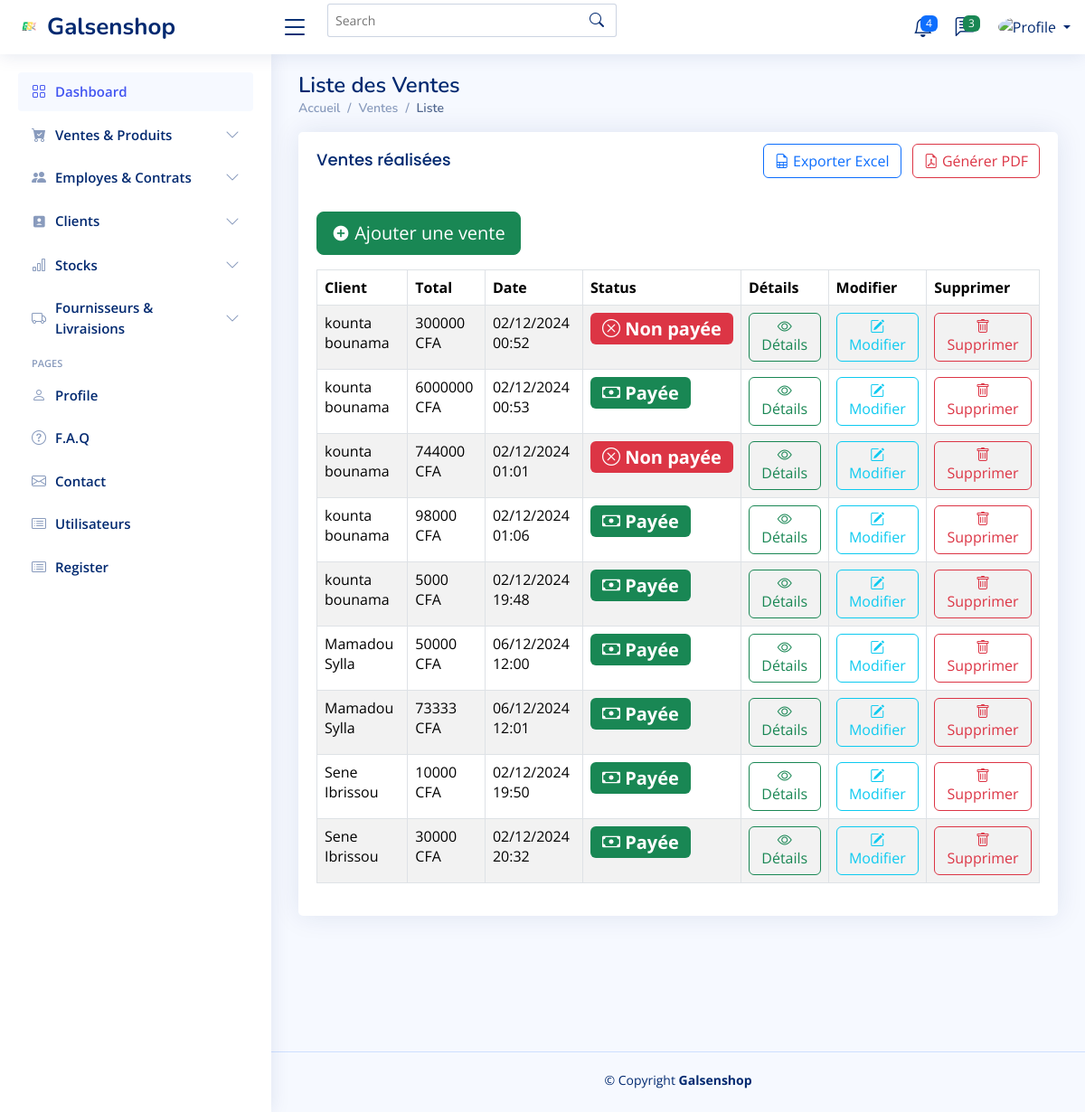
Screenshot of /liste-ventes/ with the database file from the repository.
### application/models.py (models this page shows, shortened)
class Vente(models.Model):
    STATUT_PAIEMENT_CHOICES = [
        ('payee', 'Payée'),
        ('non_payee', 'Non Payée'),
    ]
    client = models.ForeignKey(Client, on_delete=models.CASCADE, related_name='ventes')
    date = models.DateTimeField(auto_now_add=True)
    statut_paiement = models.CharField(
        max_length=10,
        choices=STATUT_PAIEMENT_CHOICES,
        default='non_payee',
        verbose_name=_("Statut Paiement")
    )

class Client(models.Model):
    nom = models.CharField(max_length=100, verbose_name="Nom")
    prenom = models.CharField(max_length=100, verbose_name="Prénom")
    email = models.EmailField(unique=True, verbose_name="Email")
    telephone = models.CharField(max_length=15, verbose_name="Téléphone")
    adresse = models.TextField(verbose_name="Adresse", blank=True, null=True)
    ville = models.CharField(
        max_length=50, verbose_name="Ville", blank=True, null=True)
    pays = models.CharField(
        max_length=50, verbose_name="Pays", blank=True, null=True)
    code_postal = models.CharField(
        max_length=10, verbose_name="Code Postal", blank=True, null=True)
    date_creation = models.DateTimeField(
        auto_now_add=True, verbose_name="Date de Création")
    class Meta:
        verbose_name = "Client"
        verbose_name_plural = "Clients"
        ordering = ['nom']

### application/views.py (the view)
# urls.py: path('liste-ventes/', views.liste_ventes, name='liste_ventes'),    # Voir la liste des ventes
def liste_ventes(request):
    ventes = Vente.objects.annotate(total=Sum(F('ventes_produits__quantite') * F('ventes_produits__prix_unitaire')))
    total_global = ventes.aggregate(total_global=Sum('total'))['total_global'] or 0
    return render(request, "ventes/liste_ventes.html", {"ventes": ventes, "total_global": total_global})

### templates/ventes/liste_ventes.html (shortened to what this page needs)
{% extends "base.html" %} {% load static %} {% block content %}
<main id="main" class="main">
  <div class="pagetitle">
    <h1>Liste des Ventes</h1>
    <nav>
      <ol class="breadcrumb">
        <li class="breadcrumb-item"><a href="{% url 'home' %}">Accueil</a></li>
        <li class="breadcrumb-item">Ventes</li>
        <li class="breadcrumb-item active">Liste</li>
      </ol>
    </nav>
  </div>
  <section class="section">
    <div class="row">
      <div class="col-lg-12">
        <div class="card">
          <div class="card-body">
            <div class="d-flex justify-content-between align-items-center mb-4">
              <h5 class="card-title">Ventes réalisées</h5>
              <div>
                <button
                  type="button"
                  class="btn btn-outline-primary me-2"
                  onclick="window.location.href='{% url 'exporter_excel' %}'"
                >
                  <i class="bi bi-file-earmark-spreadsheet"></i> Exporter Excel
                </button>
                <button
                  type="button"
                  class="btn btn-outline-danger"
                  data-bs-toggle="collapse"
                  data-bs-target="#pdfOptions"
                >
                  <i class="bi bi-file-earmark-pdf"></i> Générer PDF
                </button>
              </div>
            </div>
            <button
              type="button"
              class="btn btn-success btn-lg mb-3"
              onclick="window.location.href='{% url 'ajouter_vente' %}'"
            >
              <i class="ri-add-circle-fill"></i> Ajouter une vente
            </button>
            <table
              class="table table-striped table-bordered table-hover datatable"
            >
              <thead>
                <tr>
                  <th>Client</th>
                  <th>Total</th>
                  <th>Date</th>
                  <th>Status</th>
                  <th>Détails</th>
                  <th>Modifier</th>
                  <th>Supprimer</th>
                </tr>
              </thead>
              <tbody>
                {% for vente in ventes %}
                <tr>
                  <td>{{ vente.client.nom }} {{ vente.client.prenom }}</td>
                  <td>{{ vente.total|floatformat:0 }} CFA</td>
                  <td>{{ vente.date|date:"d/m/Y H:i" }}</td>
                  <td>
                    <span
                      class="badge {% if vente.statut_paiement == 'payee' %}bg-success{% else %}bg-danger{% endif %} fs-5"
                    >
                      {% if vente.statut_paiement == 'payee' %}
                      <i class="bi bi-cash"></i> Payée {% else %}
                      <i class="bi bi-x-circle"></i> Non payée {% endif %}
                    </span>
                  </td>
                  <td>
                    <a
                      href="{% url 'detail_vente' vente.id %}"
                      class="btn btn-outline-success"
                    >
                      <i class="bi bi-eye"></i> Détails
                    </a>
                  </td>
                  <td>
                    <a
                      href="{% url 'modifier_vente' vente.id %}"
                      class="btn btn-outline-info"
                    >
                      <i class="bi bi-pencil-square"></i> Modifier
                    </a>
                  </td>
                  <td>
                    <a
                      href="#"
                      class="btn btn-outline-danger"
                      data-bs-toggle="modal"
                      data-bs-target="#deleteModal{{ vente.id }}"
                    >
                      <i class="bi bi-trash"></i> Supprimer
                    </a>
                  </td>
                </tr>
                {% endfor %}
              </tbody>
            </table>
          </div>
        </div>
      </div>
    </div>
  </section>
</main>
{% endblock content %}

### static/assets/css/style.css (style rules this page uses)
:root { scroll-behavior: smooth; }
body { font-family: "Open Sans", sans-serif; background: #f6f9ff; color: #444444; }
a { color: #4154f1; text-decoration: none; }
h1, h2, h3, h4, h5, h6 { font-family: "Nunito", sans-serif; }
#main { margin-top: 60px; padding: 20px 30px; transition: all 0.3s; }
.pagetitle { margin-bottom: 10px; }
.pagetitle h1 { font-size: 24px; margin-bottom: 0; font-weight: 600; color: #012970; }
.card { margin-bottom: 30px; border: none; border-radius: 5px; box-shadow: 0px 0 30px rgba(1, 41, 112, 0.1); }
.card-title { padding: 20px 0 15px 0; font-size: 18px; font-weight: 500; color: #012970; font-family: "Poppins", sans-serif; }
.card-body { padding: 0 20px 20px 20px; }
.breadcrumb { font-size: 14px; font-family: "Nunito", sans-serif; color: #899bbd; font-weight: 600; }
.breadcrumb a { color: #899bbd; transition: 0.3s; }
.breadcrumb .breadcrumb-item::before { color: #899bbd; }
.breadcrumb .active { color: #51678f; font-weight: 600; }
@media (min-width: 1200px) { #main, #footer { margin-left: 300px; } }

### rows the page displays
Vente: client.nom "kounta", client.prenom "bounama", total "300000", date "02/12/2024 00:52", statut_paiement "non_payee" (drawn)
Vente: client.nom "kounta", client.prenom "bounama", total "6000000", date "02/12/2024 00:53", statut_paiement "payee" (drawn)
Vente: client.nom "kounta", client.prenom "bounama", total "744000", date "02/12/2024 01:01", statut_paiement "non_payee" (drawn)
Vente: client.nom "kounta", client.prenom "bounama", total "98000", date "02/12/2024 01:06", statut_paiement "payee" (drawn)
Vente: client.nom "kounta", client.prenom "bounama", total "5000", date "02/12/2024 19:48", statut_paiement "payee" (drawn)
Vente: client.nom "Mamadou", client.prenom "Sylla", total "50000", date "06/12/2024 12:00", statut_paiement "payee" (drawn)
Vente: client.nom "Mamadou", client.prenom "Sylla", total "73333", date "06/12/2024 12:01", statut_paiement "payee" (drawn)
Vente: client.nom "Sene", client.prenom "Ibrissou", total "10000", date "02/12/2024 19:50", statut_paiement "payee" (drawn)
Vente: client.nom "Sene", client.prenom "Ibrissou", total "30000", date "02/12/2024 20:32", statut_paiement "payee" (drawn)
